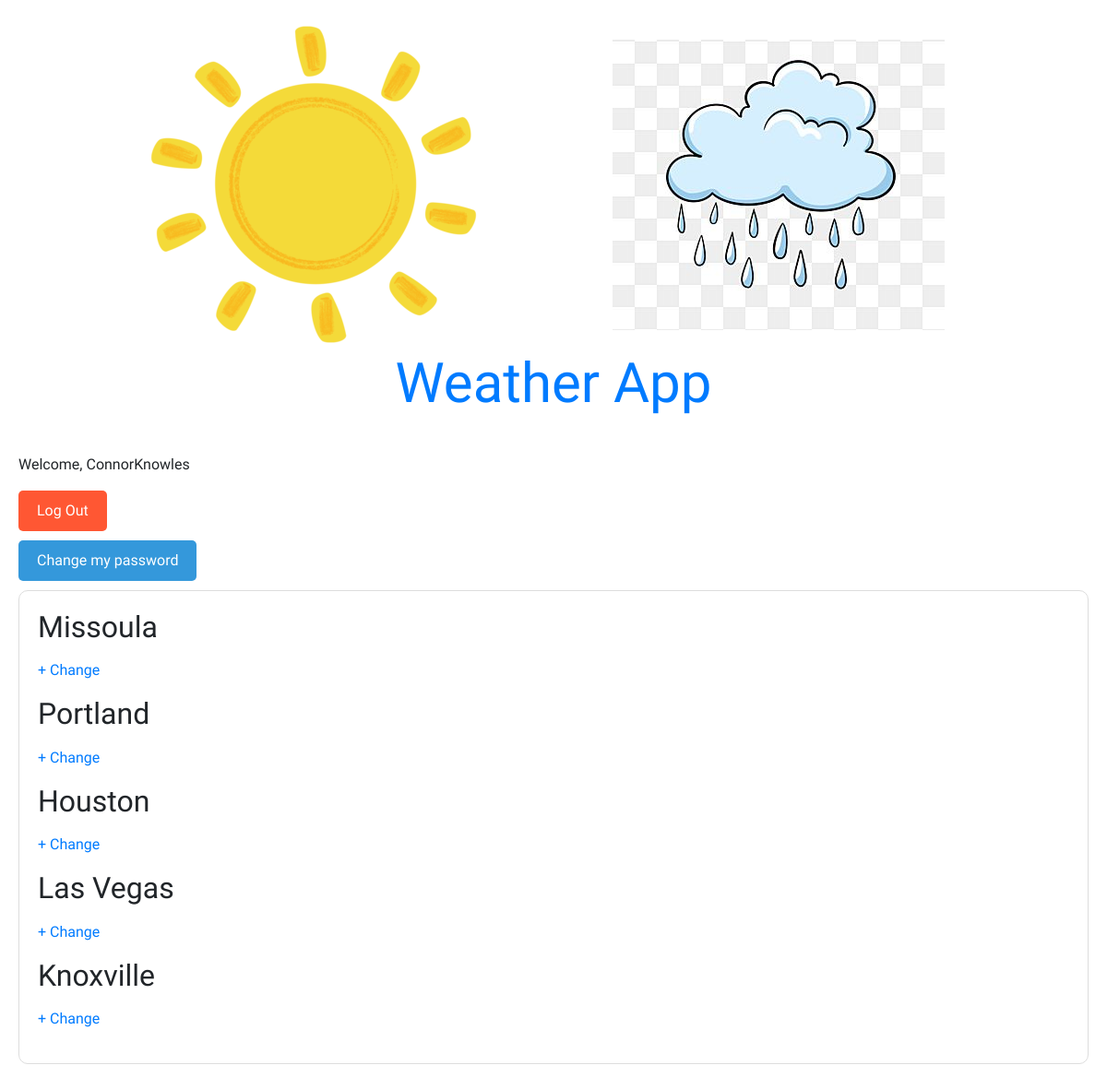
Page /weather/ (signed in) on the earlier database version.
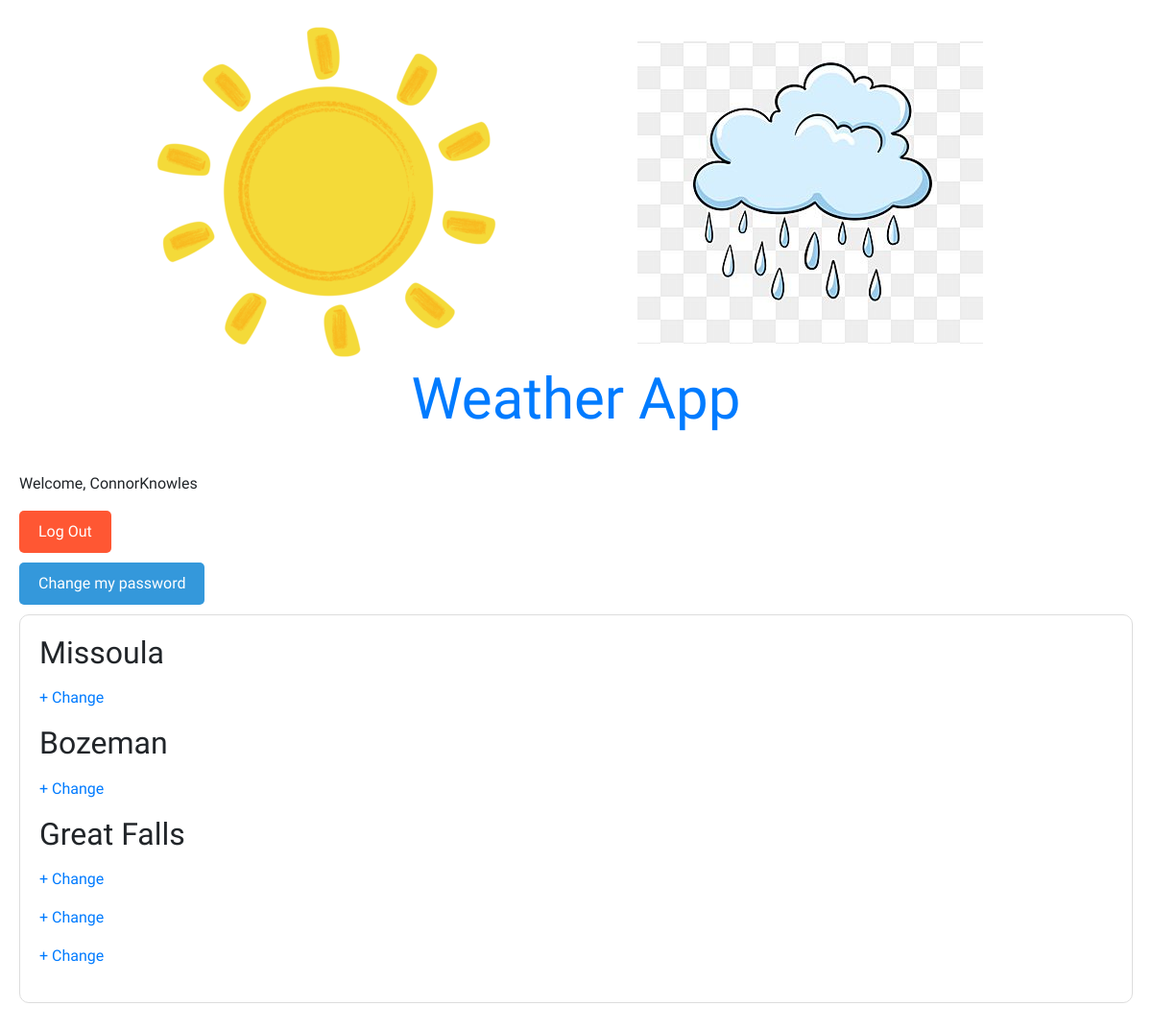
Same page on the later database version.
### accounts/models.py (models this page shows)
class CustomUser(AbstractUser):
    age = models.PositiveIntegerField(null=True, blank=True)
    city = models.CharField(max_length=100, blank=True, default="")
    city2 = models.CharField(max_length=100, blank=True, default="")
    city3 = models.CharField(max_length=100, blank=True, default="")
    city4 = models.CharField(max_length=100, blank=True, default="")
    city5 = models.CharField(max_length=100, blank=True, default="")

### weather/views.py (the view)
# urls.py: 2. Add a URL to urlpatterns:  path('', views.home, name='home')
def home(request):
    return render(
        request,
        "home.html",
    )

### templates/home.html (shortened to what this page needs)
<!DOCTYPE html>
<html lang="en">
<head>
    <link rel="stylesheet" href="https://stackpath.bootstrapcdn.com/bootstrap/4.5.2/css/bootstrap.min.css">
</head>
<body>
    <img src="../zPhotos/sun.png" alt="sun image">
    <img src="../zPhotos/raincloud.jpg" alt="cloud image">
    <h1>Weather App</h1>
    {% block content %}
    {% if user.is_authenticated %}
    <p>Welcome, {{ user.username }}</p>
    <a href="{% url 'logout' %}" class="btn btn-logout">Log Out</a>
    <a href="{% url 'password_change' %}" class="btn btn-change-password">Change my password</a>
    <div class="weather-container">
        <div class="weather-info">
            <h2>{{ user.city }}</h2>
            <p><a href="{% url 'update_city' %}">+ Change</a></p>
            <h2>{{ user.city2 }}</h2>
            <p><a href="{% url 'update_city2' %}">+ Change</a></p>
            <h2>{{ user.city3 }}</h2>
            <p><a href="{% url 'update_city3' %}">+ Change</a></p>
            <h2>{{ user.city4 }}</h2>
            <p><a href="{% url 'update_city4' %}">+ Change</a></p>
            <h2>{{ user.city5 }}</h2>
            <p><a href="{% url 'update_city5' %}">+ Change</a></p>
        </div>
    </div>
    {% else %}
    <p>You are not logged in</p>
    <a href="{% url 'login' %}">Log In</a> |
    <a href="{% url 'signup' %}">Sign Up</a>
    {% endif %}
    {% endblock content %}
</body>
</html>

Differences in the rows shown:
changed CustomUser "Missoula": city2 "Portland" → "Bozeman"; city3 "Houston" → "Great Falls"; city4 "Las Vegas" → (not shown); city5 "Knoxville" → (not shown)
